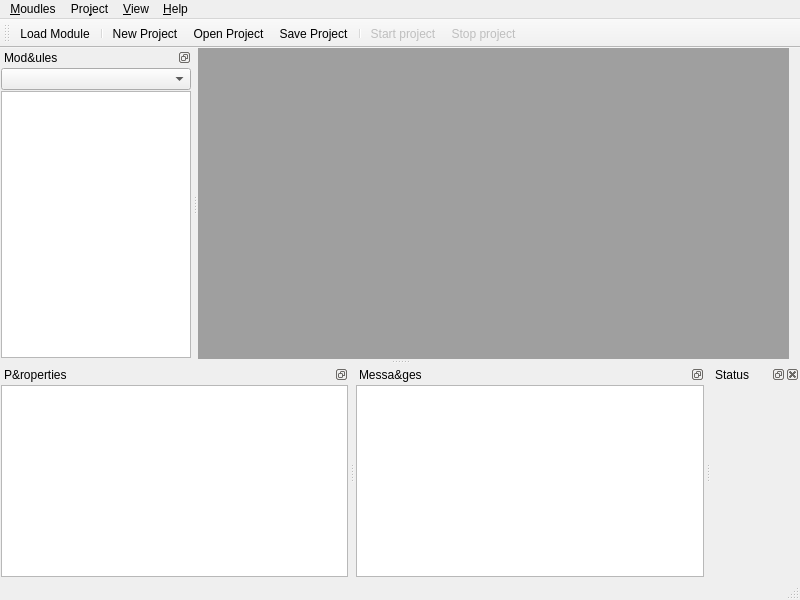
<?xml version="1.0" encoding="UTF-8"?>
<ui version="4.0">
 <class>taskBus</class>
 <widget class="QMainWindow" name="taskBus">
  <property name="geometry">
   <rect>
    <x>0</x>
    <y>0</y>
    <width>800</width>
    <height>600</height>
   </rect>
  </property>
  <property name="windowTitle">
   <string>taskBus</string>
  </property>
  <property name="toolButtonStyle">
   <enum>Qt::ToolButtonTextUnderIcon</enum>
  </property>
  <property name="documentMode">
   <bool>true</bool>
  </property>
  <property name="tabShape">
   <enum>QTabWidget::Triangular</enum>
  </property>
  <property name="dockNestingEnabled">
   <bool>true</bool>
  </property>
  <widget class="QWidget" name="centralWidget">
   <layout class="QVBoxLayout" name="verticalLayout_2">
    <property name="spacing">
     <number>0</number>
    </property>
    <property name="leftMargin">
     <number>0</number>
    </property>
    <property name="topMargin">
     <number>0</number>
    </property>
    <property name="bottomMargin">
     <number>0</number>
    </property>
    <item>
     <widget class="QMdiArea" name="mdiArea">
      <property name="sizePolicy">
       <sizepolicy hsizetype="Expanding" vsizetype="Expanding">
        <horstretch>0</horstretch>
        <verstretch>0</verstretch>
       </sizepolicy>
      </property>
      <property name="activationOrder">
       <enum>QMdiArea::StackingOrder</enum>
      </property>
      <property name="viewMode">
       <enum>QMdiArea::TabbedView</enum>
      </property>
      <property name="documentMode">
       <bool>true</bool>
      </property>
      <property name="tabsClosable">
       <bool>true</bool>
      </property>
      <property name="tabsMovable">
       <bool>true</bool>
      </property>
     </widget>
    </item>
   </layout>
  </widget>
  <widget class="QMenuBar" name="menuBar">
   <property name="geometry">
    <rect>
     <x>0</x>
     <y>0</y>
     <width>800</width>
     <height>21</height>
    </rect>
   </property>
   <widget class="QMenu" name="menu_Application">
    <property name="title">
     <string>Pro&amp;ject</string>
    </property>
    <addaction name="separator"/>
    <addaction name="action_New_Project"/>
    <addaction name="action_Open_Project"/>
    <addaction name="action_Save_Project"/>
    <addaction name="separator"/>
    <addaction name="action_Start_project"/>
    <addaction name="action_stop_project"/>
   </widget>
   <widget class="QMenu" name="menu_Moudles">
    <property name="title">
     <string>&amp;Moudles</string>
    </property>
    <addaction name="action_Load_Module"/>
    <addaction name="action_Exit"/>
   </widget>
   <widget class="QMenu" name="menu_View">
    <property name="title">
     <string>&amp;View</string>
    </property>
    <addaction name="action_Modules_Window"/>
    <addaction name="actionMessages"/>
    <addaction name="action_Properties_View"/>
    <addaction name="separator"/>
    <addaction name="actionhideWindow"/>
   </widget>
   <widget class="QMenu" name="menu_Help">
    <property name="title">
     <string>&amp;Help</string>
    </property>
    <addaction name="action_About"/>
   </widget>
   <addaction name="menu_Moudles"/>
   <addaction name="menu_Application"/>
   <addaction name="menu_View"/>
   <addaction name="menu_Help"/>
  </widget>
  <widget class="QToolBar" name="mainToolBar">
   <property name="windowTitle">
    <string>General</string>
   </property>
   <property name="orientation">
    <enum>Qt::Horizontal</enum>
   </property>
   <property name="iconSize">
    <size>
     <width>24</width>
     <height>24</height>
    </size>
   </property>
   <property name="toolButtonStyle">
    <enum>Qt::ToolButtonTextUnderIcon</enum>
   </property>
   <attribute name="toolBarArea">
    <enum>TopToolBarArea</enum>
   </attribute>
   <attribute name="toolBarBreak">
    <bool>false</bool>
   </attribute>
   <addaction name="action_Load_Module"/>
   <addaction name="separator"/>
   <addaction name="action_New_Project"/>
   <addaction name="action_Open_Project"/>
   <addaction name="action_Save_Project"/>
   <addaction name="separator"/>
   <addaction name="action_Start_project"/>
   <addaction name="action_stop_project"/>
  </widget>
  <widget class="QStatusBar" name="statusBar"/>
  <widget class="QDockWidget" name="dockWidget_modules">
   <property name="maximumSize">
    <size>
     <width>192</width>
     <height>524287</height>
    </size>
   </property>
   <property name="features">
    <set>QDockWidget::DockWidgetFloatable|QDockWidget::DockWidgetMovable</set>
   </property>
   <property name="windowTitle">
    <string>Mod&amp;ules</string>
   </property>
   <attribute name="dockWidgetArea">
    <number>1</number>
   </attribute>
   <widget class="QWidget" name="dockWidgetContents">
    <layout class="QVBoxLayout" name="verticalLayout">
     <property name="spacing">
      <number>1</number>
     </property>
     <property name="leftMargin">
      <number>1</number>
     </property>
     <property name="topMargin">
      <number>1</number>
     </property>
     <property name="rightMargin">
      <number>1</number>
     </property>
     <property name="bottomMargin">
      <number>1</number>
     </property>
     <item>
      <widget class="QComboBox" name="comboBox_class"/>
     </item>
     <item>
      <widget class="QTableView" name="listView_modules">
       <property name="dragEnabled">
        <bool>true</bool>
       </property>
       <property name="dragDropMode">
        <enum>QAbstractItemView::DragOnly</enum>
       </property>
       <property name="alternatingRowColors">
        <bool>true</bool>
       </property>
       <property name="selectionMode">
        <enum>QAbstractItemView::SingleSelection</enum>
       </property>
       <property name="textElideMode">
        <enum>Qt::ElideRight</enum>
       </property>
       <property name="gridStyle">
        <enum>Qt::DashLine</enum>
       </property>
       <property name="sortingEnabled">
        <bool>false</bool>
       </property>
       <attribute name="horizontalHeaderDefaultSectionSize">
        <number>84</number>
       </attribute>
       <attribute name="verticalHeaderVisible">
        <bool>false</bool>
       </attribute>
       <attribute name="verticalHeaderHighlightSections">
        <bool>false</bool>
       </attribute>
      </widget>
     </item>
    </layout>
   </widget>
  </widget>
  <widget class="QDockWidget" name="dockWidget_props">
   <property name="sizePolicy">
    <sizepolicy hsizetype="Expanding" vsizetype="Preferred">
     <horstretch>0</horstretch>
     <verstretch>0</verstretch>
    </sizepolicy>
   </property>
   <property name="minimumSize">
    <size>
     <width>58</width>
     <height>75</height>
    </size>
   </property>
   <property name="features">
    <set>QDockWidget::DockWidgetFloatable|QDockWidget::DockWidgetMovable</set>
   </property>
   <property name="windowTitle">
    <string>P&amp;roperties</string>
   </property>
   <attribute name="dockWidgetArea">
    <number>8</number>
   </attribute>
   <widget class="QWidget" name="dockWidgetContents_2">
    <layout class="QHBoxLayout" name="horizontalLayout">
     <property name="spacing">
      <number>1</number>
     </property>
     <property name="leftMargin">
      <number>1</number>
     </property>
     <property name="topMargin">
      <number>1</number>
     </property>
     <property name="rightMargin">
      <number>1</number>
     </property>
     <property name="bottomMargin">
      <number>1</number>
     </property>
     <item>
      <widget class="QTreeView" name="treeView_props">
       <property name="sizePolicy">
        <sizepolicy hsizetype="Preferred" vsizetype="Preferred">
         <horstretch>0</horstretch>
         <verstretch>0</verstretch>
        </sizepolicy>
       </property>
       <property name="font">
        <font>
         <pointsize>9</pointsize>
        </font>
       </property>
       <property name="alternatingRowColors">
        <bool>true</bool>
       </property>
       <property name="uniformRowHeights">
        <bool>false</bool>
       </property>
       <property name="animated">
        <bool>false</bool>
       </property>
       <attribute name="headerDefaultSectionSize">
        <number>144</number>
       </attribute>
      </widget>
     </item>
    </layout>
   </widget>
  </widget>
  <widget class="QDockWidget" name="dockWidget_message">
   <property name="minimumSize">
    <size>
     <width>58</width>
     <height>75</height>
    </size>
   </property>
   <property name="floating">
    <bool>false</bool>
   </property>
   <property name="features">
    <set>QDockWidget::DockWidgetFloatable|QDockWidget::DockWidgetMovable</set>
   </property>
   <property name="windowTitle">
    <string>Messa&amp;ges</string>
   </property>
   <attribute name="dockWidgetArea">
    <number>8</number>
   </attribute>
   <widget class="QWidget" name="dockWidgetContents_3">
    <layout class="QHBoxLayout" name="horizontalLayout_2">
     <property name="spacing">
      <number>1</number>
     </property>
     <property name="leftMargin">
      <number>1</number>
     </property>
     <property name="topMargin">
      <number>1</number>
     </property>
     <property name="rightMargin">
      <number>1</number>
     </property>
     <property name="bottomMargin">
      <number>1</number>
     </property>
     <item>
      <widget class="QListView" name="listView_messages">
       <property name="sizePolicy">
        <sizepolicy hsizetype="Preferred" vsizetype="Preferred">
         <horstretch>0</horstretch>
         <verstretch>0</verstretch>
        </sizepolicy>
       </property>
      </widget>
     </item>
    </layout>
   </widget>
  </widget>
  <widget class="QDockWidget" name="dockWidget_watch">
   <property name="minimumSize">
    <size>
     <width>66</width>
     <height>73</height>
    </size>
   </property>
   <property name="windowTitle">
    <string>Status</string>
   </property>
   <attribute name="dockWidgetArea">
    <number>8</number>
   </attribute>
   <widget class="QWidget" name="dockWidgetContents_4">
    <layout class="QHBoxLayout" name="horizontalLayout_3">
     <property name="spacing">
      <number>0</number>
     </property>
     <property name="leftMargin">
      <number>0</number>
     </property>
     <property name="topMargin">
      <number>0</number>
     </property>
     <property name="rightMargin">
      <number>0</number>
     </property>
     <property name="bottomMargin">
      <number>0</number>
     </property>
     <item>
      <widget class="FormStatus" name="widget" native="true"/>
     </item>
    </layout>
   </widget>
  </widget>
  <action name="action_Exit">
   <property name="icon">
    <iconset resource="../taskbusplatform.qrc">
     <normaloff>:/taskBus/images/ddimg_exit.png</normaloff>:/taskBus/images/ddimg_exit.png</iconset>
   </property>
   <property name="text">
    <string>&amp;Exit</string>
   </property>
   <property name="toolTip">
    <string>Exit from this application.</string>
   </property>
  </action>
  <action name="action_Load_Module">
   <property name="icon">
    <iconset resource="../taskbusplatform.qrc">
     <normaloff>:/taskBus/images/load_module.png</normaloff>:/taskBus/images/load_module.png</iconset>
   </property>
   <property name="text">
    <string>&amp;Load Module</string>
   </property>
   <property name="toolTip">
    <string>Load a module executable file from disk.</string>
   </property>
  </action>
  <action name="action_Start_project">
   <property name="enabled">
    <bool>false</bool>
   </property>
   <property name="icon">
    <iconset resource="../taskbusplatform.qrc">
     <normaloff>:/taskBus/images/start_project.png</normaloff>:/taskBus/images/start_project.png</iconset>
   </property>
   <property name="text">
    <string>Start &amp;project</string>
   </property>
   <property name="toolTip">
    <string>Start current project.</string>
   </property>
  </action>
  <action name="action_New_Project">
   <property name="icon">
    <iconset resource="../taskbusplatform.qrc">
     <normaloff>:/taskBus/images/new_project.png</normaloff>:/taskBus/images/new_project.png</iconset>
   </property>
   <property name="text">
    <string>&amp;New Project</string>
   </property>
   <property name="toolTip">
    <string>Create New Project</string>
   </property>
  </action>
  <action name="action_Modules_Window">
   <property name="checkable">
    <bool>true</bool>
   </property>
   <property name="checked">
    <bool>true</bool>
   </property>
   <property name="text">
    <string>&amp;Modules Window</string>
   </property>
   <property name="toolTip">
    <string>Show/Hide Modules</string>
   </property>
  </action>
  <action name="action_Properties_View">
   <property name="checkable">
    <bool>true</bool>
   </property>
   <property name="checked">
    <bool>true</bool>
   </property>
   <property name="text">
    <string>&amp;Properties View</string>
   </property>
   <property name="toolTip">
    <string>Show/Hide Prop window</string>
   </property>
  </action>
  <action name="action_Open_Project">
   <property name="icon">
    <iconset resource="../taskbusplatform.qrc">
     <normaloff>:/taskBus/images/open_project.png</normaloff>:/taskBus/images/open_project.png</iconset>
   </property>
   <property name="text">
    <string>&amp;Open Project</string>
   </property>
  </action>
  <action name="action_Save_Project">
   <property name="icon">
    <iconset resource="../taskbusplatform.qrc">
     <normaloff>:/taskBus/images/save_project.png</normaloff>:/taskBus/images/save_project.png</iconset>
   </property>
   <property name="text">
    <string>&amp;Save Project</string>
   </property>
  </action>
  <action name="action_About">
   <property name="text">
    <string>&amp;About</string>
   </property>
  </action>
  <action name="action_stop_project">
   <property name="enabled">
    <bool>false</bool>
   </property>
   <property name="icon">
    <iconset resource="../taskbusplatform.qrc">
     <normaloff>:/taskBus/images/ddimg_exit.png</normaloff>:/taskBus/images/ddimg_exit.png</iconset>
   </property>
   <property name="text">
    <string>S&amp;top project</string>
   </property>
   <property name="toolTip">
    <string>stop current project</string>
   </property>
  </action>
  <action name="actionMessages">
   <property name="checkable">
    <bool>true</bool>
   </property>
   <property name="checked">
    <bool>true</bool>
   </property>
   <property name="text">
    <string>M&amp;essages</string>
   </property>
  </action>
  <action name="actionhideWindow">
   <property name="checkable">
    <bool>true</bool>
   </property>
   <property name="text">
    <string>&amp;hideWindow</string>
   </property>
   <property name="toolTip">
    <string>hide window and show tray icon</string>
   </property>
  </action>
  <zorder>dockWidget_message</zorder>
  <zorder>dockWidget_watch</zorder>
 </widget>
 <layoutdefault spacing="6" margin="11"/>
 <customwidgets>
  <customwidget>
   <class>FormStatus</class>
   <extends>QWidget</extends>
   <header>watchdog/formstatus.h</header>
   <container>1</container>
  </customwidget>
 </customwidgets>
 <resources>
  <include location="../taskbusplatform.qrc"/>
 </resources>
 <connections>
  <connection>
   <sender>dockWidget_modules</sender>
   <signal>visibilityChanged(bool)</signal>
   <receiver>action_Modules_Window</receiver>
   <slot>setChecked(bool)</slot>
   <hints>
    <hint type="sourcelabel">
     <x>136</x>
     <y>336</y>
    </hint>
    <hint type="destinationlabel">
     <x>-1</x>
     <y>-1</y>
    </hint>
   </hints>
  </connection>
  <connection>
   <sender>action_Modules_Window</sender>
   <signal>triggered(bool)</signal>
   <receiver>dockWidget_modules</receiver>
   <slot>setVisible(bool)</slot>
   <hints>
    <hint type="sourcelabel">
     <x>-1</x>
     <y>-1</y>
    </hint>
    <hint type="destinationlabel">
     <x>136</x>
     <y>336</y>
    </hint>
   </hints>
  </connection>
  <connection>
   <sender>action_Exit</sender>
   <signal>triggered()</signal>
   <receiver>taskBus</receiver>
   <slot>close()</slot>
   <hints>
    <hint type="sourcelabel">
     <x>-1</x>
     <y>-1</y>
    </hint>
    <hint type="destinationlabel">
     <x>511</x>
     <y>319</y>
    </hint>
   </hints>
  </connection>
  <connection>
   <sender>action_Properties_View</sender>
   <signal>triggered(bool)</signal>
   <receiver>dockWidget_props</receiver>
   <slot>setVisible(bool)</slot>
   <hints>
    <hint type="sourcelabel">
     <x>-1</x>
     <y>-1</y>
    </hint>
    <hint type="destinationlabel">
     <x>886</x>
     <y>336</y>
    </hint>
   </hints>
  </connection>
  <connection>
   <sender>dockWidget_props</sender>
   <signal>visibilityChanged(bool)</signal>
   <receiver>action_Properties_View</receiver>
   <slot>setChecked(bool)</slot>
   <hints>
    <hint type="sourcelabel">
     <x>886</x>
     <y>336</y>
    </hint>
    <hint type="destinationlabel">
     <x>-1</x>
     <y>-1</y>
    </hint>
   </hints>
  </connection>
  <connection>
   <sender>actionMessages</sender>
   <signal>triggered(bool)</signal>
   <receiver>dockWidget_message</receiver>
   <slot>setVisible(bool)</slot>
   <hints>
    <hint type="sourcelabel">
     <x>-1</x>
     <y>-1</y>
    </hint>
    <hint type="destinationlabel">
     <x>894</x>
     <y>240</y>
    </hint>
   </hints>
  </connection>
  <connection>
   <sender>dockWidget_message</sender>
   <signal>visibilityChanged(bool)</signal>
   <receiver>actionMessages</receiver>
   <slot>setChecked(bool)</slot>
   <hints>
    <hint type="sourcelabel">
     <x>894</x>
     <y>240</y>
    </hint>
    <hint type="destinationlabel">
     <x>-1</x>
     <y>-1</y>
    </hint>
   </hints>
  </connection>
 </connections>
</ui>
